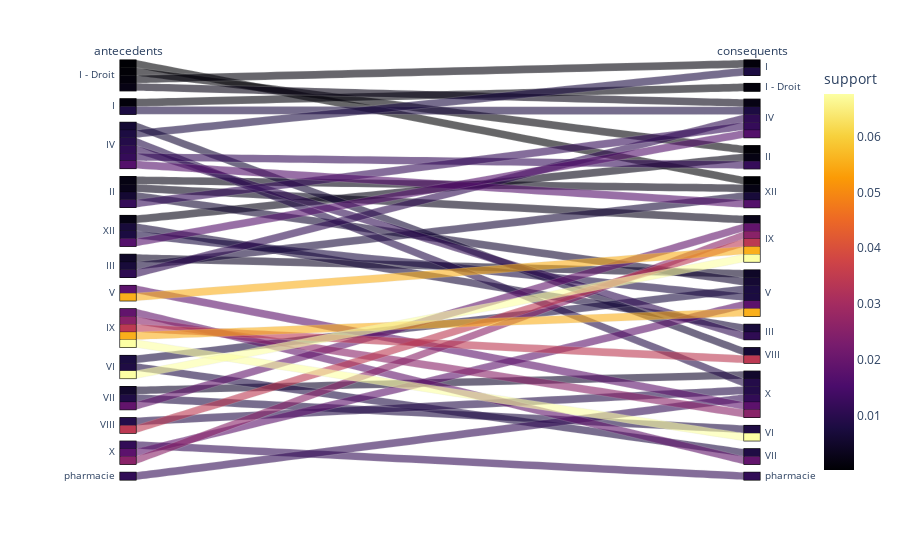

Notebook code cell kept with this figure:
### Code cell
# Parallel plot of antecedents and consequents
px.parallel_categories(frequent_association_rules, dimensions=["antecedents", "consequents"], color="support", color_continuous_scale=px.colors.sequential.Inferno)

### Figure 1 — Plotly figure (JSON) as saved in the notebook; plotly's stock layout.template omitted (floating-point values rounded to 4 significant figures)
{"data": [{"dimensions": [{"label": "antecedents", "values": ["I - Droit", "I", "IV", "I", "I - Droit", "I - Droit", "I - Droit", "IV", "II", "II", "II", "XII", "II", "IV", "III", "III", "III", "XII", "IV", "IV", "IV", "XII", "V", "IX", "VI", "IX", "VII", "IX", "VIII", "IX", "X", "IX", "VI", "X", "V", "XII", "VI", "VII", "VII", "VIII", "X", "pharmacie"]}, {"label": "consequents", "values": ["I", "I - Droit", "I", "IV", "II", "IV", "XII", "II", "IV", "IX", "V", "II", "XII", "III", "IV", "V", "XII", "III", "VIII", "X", "XII", "IV", "IX", "V", "IX", "VI", "IX", "VII", "IX", "VIII", "IX", "X", "V", "V", "X", "V", "VII", "VI", "X", "X", "pharmacie", "X"]}], "domain": {"x": [0, 1], "y": [0, 1]}, "line": {"color": [0.001139, 0.001139, 0.007853, 0.007853, 0.0006594, 0.002218, 0.0002398, 0.01193, 0.01193, 0.002758, 0.005995, 0.002038, 0.002038, 0.01097, 0.01097, 0.004496, 0.006894, 0.006894, 0.006115, 0.009112, 0.01691, 0.01691, 0.05545, 0.05545, 0.06762, 0.06762, 0.01918, 0.01918, 0.03435, 0.03435, 0.02554, 0.02554, 0.007554, 0.0181, 0.0181, 0.007793, 0.008333, 0.008333, 0.005156, 0.009172, 0.01139, 0.01139], "coloraxis": "coloraxis"}, "name": "", "type": "parcats"}], "layout": {"coloraxis": {"colorbar": {"title": {"text": "support"}}, "colorscale": [[0, "#000004"], [0.1111, "#1b0c41"], [0.2222, "#4a0c6b"], [0.3333, "#781c6d"], [0.4444, "#a52c60"], [0.5556, "#cf4446"], [0.6667, "#ed6925"], [0.7778, "#fb9b06"], [0.8889, "#f7d13d"], [1, "#fcffa4"]]}, "legend": {"tracegroupgap": 0}, "margin": {"t": 60}}}
